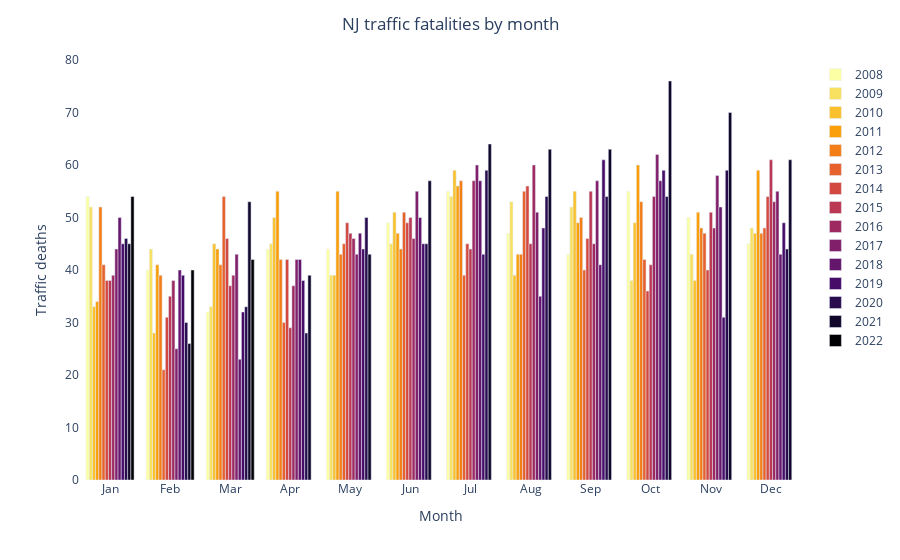

Here is the notebook cell this chart was saved with:
### Code cell
fig = px.bar(
    x = pivoted.month,
    y = pivoted.fatalities,
    color = pivoted.year.astype(str),
    color_discrete_sequence=colors,
    labels=dict(color='', x='Month', y='Traffic deaths',),
    barmode='group',
)
fig = fig.update_layout(
    paper_bgcolor='white',
    plot_bgcolor='white',
    title='NJ traffic fatalities by month',
    title_x=0.5,
    xaxis=dict(
        tickmode = 'array',
        tickvals = list(range(1, 13)),
        ticktext = month_names,
    )
)
fig.write_image('fatalities_by_month_bars.png', width=1200, height=700,)
fig

### Figure 1 — Plotly figure (JSON) as saved in the notebook; plotly's stock layout.template omitted (floating-point values rounded to 4 significant figures)
{"data": [{"alignmentgroup": "True", "hovertemplate": "=2008<br>Month=%{x}<br>Traffic deaths=%{y}<extra></extra>", "legendgroup": "2008", "marker": {"color": "#fcffa4", "pattern": {"shape": ""}}, "name": "2008", "offsetgroup": "2008", "orientation": "v", "showlegend": true, "textposition": "auto", "type": "bar", "x": [1, 2, 3, 4, 5, 6, 7, 8, 9, 10, 11, 12], "xaxis": "x", "y": [54, 40, 32, 44, 44, 49, 55, 47, 43, 55, 50, 45], "yaxis": "y"}, {"alignmentgroup": "True", "hovertemplate": "=2009<br>Month=%{x}<br>Traffic deaths=%{y}<extra></extra>", "legendgroup": "2009", "marker": {"color": "#f8e161", "pattern": {"shape": ""}}, "name": "2009", "offsetgroup": "2009", "orientation": "v", "showlegend": true, "textposition": "auto", "type": "bar", "x": [1, 2, 3, 4, 5, 6, 7, 8, 9, 10, 11, 12], "xaxis": "x", "y": [52, 44, 33, 45, 39, 45, 54, 53, 52, 38, 43, 48], "yaxis": "y"}, {"alignmentgroup": "True", "hovertemplate": "=2010<br>Month=%{x}<br>Traffic deaths=%{y}<extra></extra>", "legendgroup": "2010", "marker": {"color": "#f8c12d", "pattern": {"shape": ""}}, "name": "2010", "offsetgroup": "2010", "orientation": "v", "showlegend": true, "textposition": "auto", "type": "bar", "x": [1, 2, 3, 4, 5, 6, 7, 8, 9, 10, 11, 12], "xaxis": "x", "y": [33, 28, 45, 50, 39, 51, 59, 39, 55, 49, 38, 47], "yaxis": "y"}, {"alignmentgroup": "True", "hovertemplate": "=2011<br>Month=%{x}<br>Traffic deaths=%{y}<extra></extra>", "legendgroup": "2011", "marker": {"color": "#fa9e09", "pattern": {"shape": ""}}, "name": "2011", "offsetgroup": "2011", "orientation": "v", "showlegend": true, "textposition": "auto", "type": "bar", "x": [1, 2, 3, 4, 5, 6, 7, 8, 9, 10, 11, 12], "xaxis": "x", "y": [34, 41, 44, 55, 55, 47, 56, 43, 49, 60, 51, 59], "yaxis": "y"}, {"alignmentgroup": "True", "hovertemplate": "=2012<br>Month=%{x}<br>Traffic deaths=%{y}<extra></extra>", "legendgroup": "2012", "marker": {"color": "#f37e17", "pattern": {"shape": ""}}, "name": "2012", "offsetgroup": "2012", "orientation": "v", "showlegend": true, "textposition": "auto", "type": "bar", "x": [1, 2, 3, 4, 5, 6, 7, 8, 9, 10, 11, 12], "xaxis": "x", "y": [52, 39, 41, 42, 43, 44, 57, 43, 50, 53, 48, 47], "yaxis": "y"}, {"alignmentgroup": "True", "hovertemplate": "=2013<br>Month=%{x}<br>Traffic deaths=%{y}<extra></extra>", "legendgroup": "2013", "marker": {"color": "#e6612c", "pattern": {"shape": ""}}, "name": "2013", "offsetgroup": "2013", "orientation": "v", "showlegend": true, "textposition": "auto", "type": "bar", "x": [1, 2, 3, 4, 5, 6, 7, 8, 9, 10, 11, 12], "xaxis": "x", "y": [41, 21, 54, 30, 45, 51, 39, 55, 40, 42, 47, 48], "yaxis": "y"}, {"alignmentgroup": "True", "hovertemplate": "=2014<br>Month=%{x}<br>Traffic deaths=%{y}<extra></extra>", "legendgroup": "2014", "marker": {"color": "#d34941", "pattern": {"shape": ""}}, "name": "2014", "offsetgroup": "2014", "orientation": "v", "showlegend": true, "textposition": "auto", "type": "bar", "x": [1, 2, 3, 4, 5, 6, 7, 8, 9, 10, 11, 12], "xaxis": "x", "y": [38, 31, 46, 42, 49, 49, 45, 56, 46, 36, 40, 54], "yaxis": "y"}, {"alignmentgroup": "True", "hovertemplate": "=2015<br>Month=%{x}<br>Traffic deaths=%{y}<extra></extra>", "legendgroup": "2015", "marker": {"color": "#ba3853", "pattern": {"shape": ""}}, "name": "2015", "offsetgroup": "2015", "orientation": "v", "showlegend": true, "textposition": "auto", "type": "bar", "x": [1, 2, 3, 4, 5, 6, 7, 8, 9, 10, 11, 12], "xaxis": "x", "y": [38, 35, 37, 29, 47, 50, 44, 45, 55, 41, 51, 61], "yaxis": "y"}, {"alignmentgroup": "True", "hovertemplate": "=2016<br>Month=%{x}<br>Traffic deaths=%{y}<extra></extra>", "legendgroup": "2016", "marker": {"color": "#9e2961", "pattern": {"shape": ""}}, "name": "2016", "offsetgroup": "2016", "orientation": "v", "showlegend": true, "textposition": "auto", "type": "bar", "x": [1, 2, 3, 4, 5, 6, 7, 8, 9, 10, 11, 12], "xaxis": "x", "y": [39, 38, 39, 37, 46, 46, 57, 60, 45, 54, 48, 53], "yaxis": "y"}, {"alignmentgroup": "True", "hovertemplate": "=2017<br>Month=%{x}<br>Traffic deaths=%{y}<extra></extra>", "legendgroup": "2017", "marker": {"color": "#811f6a", "pattern": {"shape": ""}}, "name": "2017", "offsetgroup": "2017", "orientation": "v", "showlegend": true, "textposition": "auto", "type": "bar", "x": [1, 2, 3, 4, 5, 6, 7, 8, 9, 10, 11, 12], "xaxis": "x", "y": [44, 25, 43, 42, 43, 55, 60, 51, 57, 62, 58, 55], "yaxis": "y"}, {"alignmentgroup": "True", "hovertemplate": "=2018<br>Month=%{x}<br>Traffic deaths=%{y}<extra></extra>", "legendgroup": "2018", "marker": {"color": "#64156c", "pattern": {"shape": ""}}, "name": "2018", "offsetgroup": "2018", "orientation": "v", "showlegend": true, "textposition": "auto", "type": "bar", "x": [1, 2, 3, 4, 5, 6, 7, 8, 9, 10, 11, 12], "xaxis": "x", "y": [50, 40, 23, 42, 47, 50, 57, 35, 41, 57, 52, 43], "yaxis": "y"}, {"alignmentgroup": "True", "hovertemplate": "=2019<br>Month=%{x}<br>Traffic deaths=%{y}<extra></extra>", "legendgroup": "2019", "marker": {"color": "#460c68", "pattern": {"shape": ""}}, "name": "2019", "offsetgroup": "2019", "orientation": "v", "showlegend": true, "textposition": "auto", "type": "bar", "x": [1, 2, 3, 4, 5, 6, 7, 8, 9, 10, 11, 12], "xaxis": "x", "y": [45, 39, 32, 38, 44, 45, 43, 48, 61, 59, 31, 49], "yaxis": "y"}, {"alignmentgroup": "True", "hovertemplate": "=2020<br>Month=%{x}<br>Traffic deaths=%{y}<extra></extra>", "legendgroup": "2020", "marker": {"color": "#280c4d", "pattern": {"shape": ""}}, "name": "2020", "offsetgroup": "2020", "orientation": "v", "showlegend": true, "textposition": "auto", "type": "bar", "x": [1, 2, 3, 4, 5, 6, 7, 8, 9, 10, 11, 12], "xaxis": "x", "y": [46, 30, 33, 28, 50, 45, 59, 54, 54, 54, 59, 44], "yaxis": "y"}, {"alignmentgroup": "True", "hovertemplate": "=2021<br>Month=%{x}<br>Traffic deaths=%{y}<extra></extra>", "legendgroup": "2021", "marker": {"color": "#11072b", "pattern": {"shape": ""}}, "name": "2021", "offsetgroup": "2021", "orientation": "v", "showlegend": true, "textposition": "auto", "type": "bar", "x": [1, 2, 3, 4, 5, 6, 7, 8, 9, 10, 11, 12], "xaxis": "x", "y": [45, 26, 53, 39, 43, 57, 64, 63, 63, 76, 70, 61], "yaxis": "y"}, {"alignmentgroup": "True", "hovertemplate": "=2022<br>Month=%{x}<br>Traffic deaths=%{y}<extra></extra>", "legendgroup": "2022", "marker": {"color": "#000004", "pattern": {"shape": ""}}, "name": "2022", "offsetgroup": "2022", "orientation": "v", "showlegend": true, "textposition": "auto", "type": "bar", "x": [1, 2, 3], "xaxis": "x", "y": [54, 40, 42], "yaxis": "y"}], "layout": {"barmode": "group", "legend": {"title": {"text": ""}, "tracegroupgap": 0}, "margin": {"t": 60}, "paper_bgcolor": "white", "plot_bgcolor": "white", "title": {"text": "NJ traffic fatalities by month", "x": 0.5}, "xaxis": {"anchor": "y", "domain": [0, 1], "tickmode": "array", "ticktext": ["Jan", "Feb", "Mar", "Apr", "May", "Jun", "Jul", "Aug", "Sep", "Oct", "Nov", "Dec"], "tickvals": [1, 2, 3, 4, 5, 6, 7, 8, 9, 10, 11, 12], "title": {"text": "Month"}}, "yaxis": {"anchor": "x", "domain": [0, 1], "title": {"text": "Traffic deaths"}}}}
